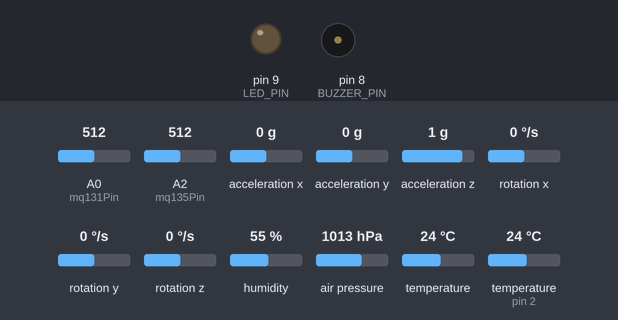
Bench run of a sketch on a simulated Arduino Uno, built with avr-gcc and run on an emulated ATmega328P. Parts: output pins drawn as LEDs (lit = HIGH), buzzer (waves = sounding). Inputs (shaded band) come from the test bench; at power-on: A0 (mq131Pin) = 512, A2 (mq135Pin) = 512, acceleration x 0 g, acceleration y 0 g, acceleration z 1 g, rotation x 0 °/s, rotation y 0 °/s, rotation z 0 °/s, humidity 55 %, air pressure 1013 hPa, temperature 24 °C, temperature (sensor on pin 2) 24 °C. What the sketch prints to the serial monitor is not drawn.

Above: at 0.1 s.
At 60.1 s:
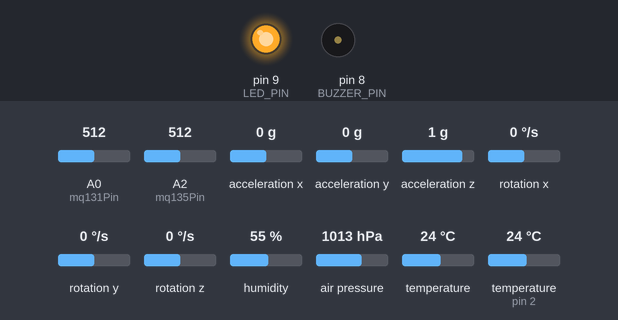
At 61.1 s:
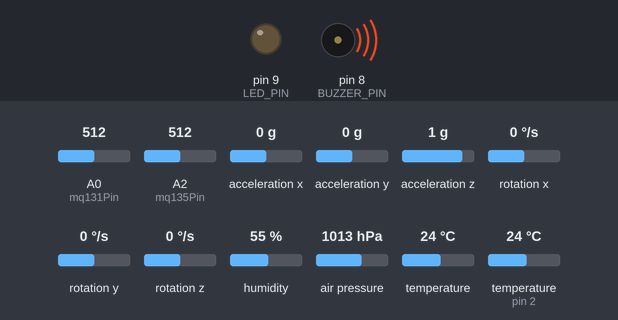
Timing chart, 0 to 63.5 s (numbered marks = the images above):
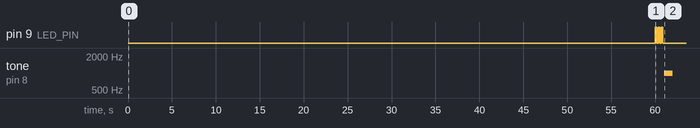

Measured:
- by itself, tone on pin 8 (BUZZER_PIN): silent → 1000 Hz at 61.0 s, → silent 1.0 s later

The sketch:

CUB.ino
```cpp
#include <Wire.h>
#include <MPU9250.h>
#include <Adafruit_BMP280.h>
#include <DHT.h>


#define DHTPIN 2     // D2 on ESP32
#define DHTTYPE DHT22
#define BUZZER_PIN 8  // D8 on ESP32
#define LED_PIN 9     // D9 on ESP32


const int mq135Pin = A2;
int baseline = 0; // Variable to store the baseline value for MQ-135
const int mq131Pin = A0;
int baselineMQ131 = 0; // Variable to store the baseline value for MQ-131
const int calibrationTime = 30000; // Calibration time in milliseconds (e.g., 30 seconds)

MPU9250 mpu;
Adafruit_BMP280 bmp;
DHT dht(DHTPIN, DHTTYPE);

void setup() {
  Serial.begin(115200);
  Wire.begin();

  pinMode(BUZZER_PIN, OUTPUT);
  pinMode(LED_PIN, OUTPUT);


  if (!mpu.setup(0x68)) {  // MPU9250 initialization
    while (1) {
      Serial.println("MPU9250 not found!");
      delay(500);
    }
  }

  if (!bmp.begin(0x76)) {  // BMP280 initialization
    while (1) {
      Serial.println("BMP280 not found!");
      delay(500);
    }
  }


  dht.begin();
  calibrateSensor(); // MQ-135 calibration
  calibrateMQ131();  // MQ-131 calibration


  // Blink LED and Buzzer 3 times after initialization
  for (int i = 0; i < 3; i++) {
    digitalWrite(LED_PIN, HIGH);
    delay(167);  // 1/6 of a second
    digitalWrite(LED_PIN, LOW);
    delay(167);  // 1/6 of a second
  }
  tone(BUZZER_PIN, 1000,1000);

}

void loop() {
  // MPU9250, BMP280, DHT22, MQ-135, and MQ-131 readings
  float temperature, pressure_hPa, dht_temperature, humidity;
  mpu.update();
  temperature = bmp.readTemperature()-4;
  pressure_hPa = bmp.readPressure() / 100.0;  // Convert to hectopascals
  dht_temperature = dht.readTemperature();
  humidity = dht.readHumidity();

  // Displaying MPU9250 Readings
  Serial.println("======== MPU9250 Readings ========");
  Serial.print("Accel X: "); Serial.println(mpu.getAcc(0));
  Serial.print("Accel Y: "); Serial.println(mpu.getAcc(1));
  Serial.print("Accel Z: "); Serial.println(mpu.getAcc(2));

  Serial.print("Gyro X: "); Serial.println(mpu.getGyro(0));
  Serial.print("Gyro Y: "); Serial.println(mpu.getGyro(1));
  Serial.print("Gyro Z: "); Serial.println(mpu.getGyro(2));

  Serial.print("Mag X: "); Serial.println(mpu.getMag(0));
  Serial.print("Mag Y: "); Serial.println(mpu.getMag(1));
  Serial.print("Mag Z: "); Serial.println(mpu.getMag(2));

  // Displaying BMP280 Readings
  Serial.println("======== BMP280 Readings ========");
  Serial.print("Temperature: "); Serial.println(temperature);
  Serial.print("Pressure: "); Serial.println(pressure_hPa);

  // Displaying DHT22 Readings
  Serial.println("======== DHT22 Readings ========");
  Serial.print("Temperature: "); Serial.println(dht_temperature);
  Serial.print("Humidity: "); Serial.println(humidity);

  // MQ-135 Readings
  int mq135Value = analogRead(mq135Pin);
  int relativeValue = mq135Value - baseline;

  // Displaying MQ-135 Readings
  Serial.println("======== MQ-135 Readings ========");
  Serial.print("MQ-135 Sensor Value: "); Serial.println(mq135Value);
  Serial.print("Relative Value: "); Serial.println(relativeValue);
  Serial.println("==================================");

  // MQ-131 Readings
  int mq131Value = analogRead(mq131Pin);
  int relativeValueMQ131 = mq131Value - baselineMQ131;

  // Displaying MQ-131 Readings
  Serial.println("======== MQ-131 Readings ========");
  Serial.print("MQ-131 Sensor Value: "); Serial.println(mq131Value);
  Serial.print("Relative Value MQ-131: "); Serial.println(relativeValueMQ131);
  Serial.println("==================================");


  delay(40);  // Update all sensors 25 times a second
}

void calibrateSensor() {
  // MQ-135 calibration function
  Serial.println("Calibration started...");
  long sum = 0;
  long startTime = millis();

  // Read and sum up the sensor values during the calibration period
  while (millis() - startTime < calibrationTime) {
    sum += analogRead(mq135Pin);
    delay(10);
  }

  // Calculate the average value to determine the baseline
  baseline = sum / (calibrationTime / 10);
  Serial.print("Calibration completed. Baseline value: ");
  Serial.println(baseline);
}

void calibrateMQ131() {
  // MQ-131 calibration function
  Serial.println("MQ-131 Calibration started...");
  long sumMQ131 = 0;
  long startTime = millis();

  while (millis() - startTime < calibrationTime) {
    sumMQ131 += analogRead(mq131Pin);
    delay(10);
  }

  baselineMQ131 = sumMQ131 / (calibrationTime / 10);
  Serial.print("Calibration completed. Baseline value MQ-131: ");
  Serial.println(baselineMQ131);
}
```
